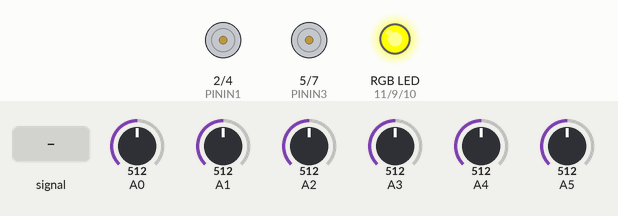
A sketch run on a simulated Arduino Uno, built with avr-gcc and run on an emulated ATmega328P. Parts: motor-driver pin pairs drawn as motors (green arrow = first pin HIGH = forward, orange = second pin HIGH = backward, longer = more drive, scaled by the enable pin), an RGB LED mixed from three pins (HIGH = lit). Dashed ring = blinking. The test bench sets the inputs (shaded band); at power-on: A1 = 512, A2 = 512, A0 = 512, A3 = 512, A4 = 512, A5 = 512.

Above: at 4.2 s.
4.3 s: A0 fed a 200 Hz sine of ±81 counts around its level
At 5.3 s:
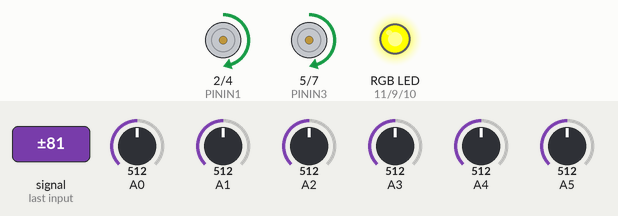
5.8 s: A1 set to 482
At 6.2 s:
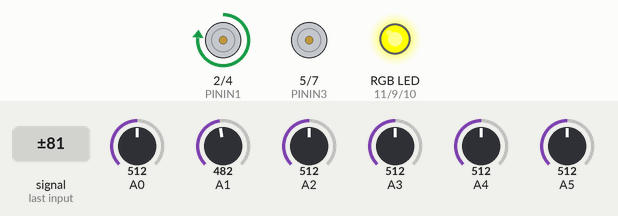
7.3 s: A2 set to 306
At 8.4 s:
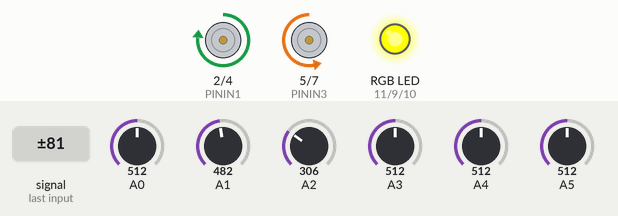
10.3 s: A0 set to 716
At 10.8 s:
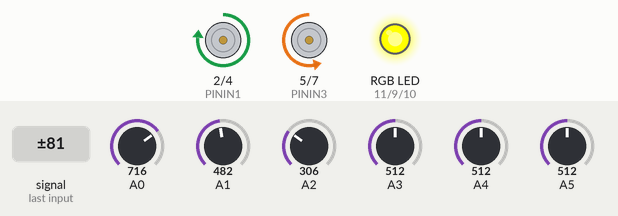
11.8 s: A3 set to 483
At 13.0 s:
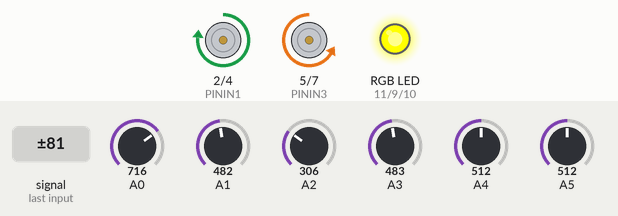
13.3 s: A4 set to 306
At 23.8 s:
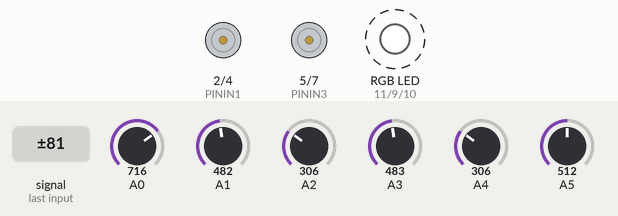
Timing chart, 0 to 24.9 s (numbered marks = the images above; inputs shaded):
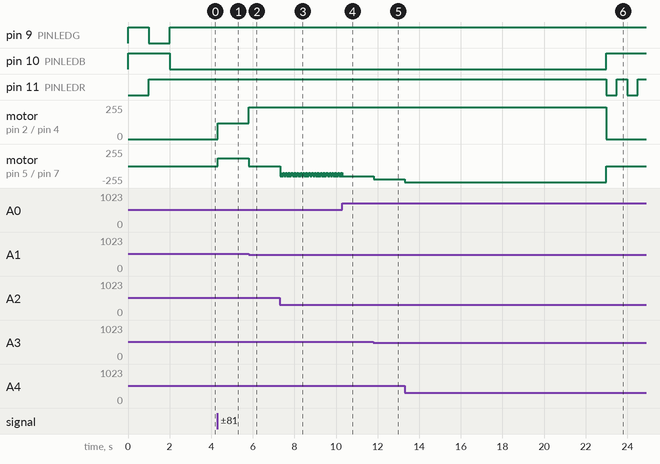

Measured:
- the behaviour switches between 501 and 500 on A1 (found by bisection; images 1 and 2)
- the behaviour switches between 501 and 500 on A3 (found by bisection; images 4 and 5)
- after the input at 4.3 s, motor on pin 2 (PININ1) / pin 4 (PININ2), motor on pin 5 (PININ3) / pin 7 (PININ4): stopped → forward 120/255 at once
- after the input at 5.8 s, motor on pin 2 (PININ1) / pin 4 (PININ2): forward 120/255 → forward 240/255 at once; motor on pin 5 (PININ3) / pin 7 (PININ4): forward 120/255 → stopped at once
- after the input at 7.3 s, motor on pin 5 (PININ3) / pin 7 (PININ4): stopped → backward 150/255 at once, then repeats every 0.24 s: backward 100/255 0.03 s, backward 150/255 0.05 s, backward 100/255 0.02 s, backward 150/255 0.02 s, backward 100/255 0.03 s, backward 150/255 0.08 s
- after the input at 10.3 s, motor on pin 5 (PININ3) / pin 7 (PININ4): goes on until 10.3 s, then stays backward 150/255
- after the input at 11.8 s, motor on pin 5 (PININ3) / pin 7 (PININ4): backward 150/255 → backward 200/255 at once
- after the input at 13.3 s, motor on pin 5 (PININ3) / pin 7 (PININ4): backward 200/255 → backward 240/255 at once, → stopped 9.7 s later

The sketch:

roboseguidor.ino
```cpp
// Portas driver motor
#define PININ1 2
#define PININ2 4
#define PININ3 5
#define PININ4 7
#define PINENA 3
#define PINENB 6

// Portas led rgb
#define PINLEDR 11
#define PINLEDG 9
#define PINLEDB 10

// Portas sensor QTR
#define SENSOR1 A0
#define SENSOR2 A1
#define SENSOR3 A2
#define SENSOR4 A3
#define SENSOR5 A4
#define SENSOR6 A5

// Valores de ajustes para o seguidor de linha MIF
#define TRESHOLD 500                       // Valor de referencia para cor da linha branca
#define SPEED0 240                          // Valor de 0 a 255 para velocidade com a seguinte leitura do sensor (0 0 1 1 0 0)
#define SPEED1 200                          // Valor de 0 a 255 para velocidade com a seguinte leitura do sensor (0 0 1 1 1 0)
#define SPEED2 180                          // Valor de 0 a 255 para velocidade com a seguinte leitura do sensor (0 0 0 1 0 0)
#define SPEED3 150                          // Valor de 0 a 255 para velocidade com a seguinte leitura do sensor (0 0 0 1 1 0)
#define SPEED4 100                          // Valor de 0 a 255 para velocidade com a seguinte leitura do sensor (0 0 0 1 1 1)
#define SPEED5 0                            // Valor de 0 a 255 para velocidade com a seguinte leitura do sensor (0 0 0 0 1 0)
#define SPEED6 0                            // Valor de 0 a 255 para velocidade com a seguinte leitura do sensor (0 0 0 0 1 1)
#define SPEED7 120                          // Valor de 0 a 255 para velocidade com a seguinte leitura do sensor (0 0 0 0 0 1)
#define RUNTIME 20000                      // Valor para executar o percurso
void setup() {
  Serial.begin(9600);
  rgbControl(255, 0, 0, 1000);
  rgbControl(0, 255, 0, 1000);
  rgbControl(0, 0, 255, 1000);
}
void loop() {
  followLineMEF();
  //readSensors();
 //motorOption('6',255,255);
}
void motorControl(int speedLeft, int speedRight) {
  // Função para controle do driver de motor
  // Definições das portas digitais
  pinMode(PININ1, OUTPUT);
  pinMode(PININ2, OUTPUT);
  pinMode(PININ3, OUTPUT);
  pinMode(PININ4, OUTPUT);
  pinMode(PINENA, OUTPUT);
  pinMode(PINENB, OUTPUT);
  // Ajustes motor da esquerda
  if (speedLeft < 0) {
    speedLeft = -speedLeft;
    digitalWrite (PININ3, HIGH);
    digitalWrite (PININ4, LOW);
  } else {
    digitalWrite (PININ3, LOW);
    digitalWrite (PININ4, HIGH);
  }
  // Ajustes motor da direita
  if (speedRight < 0) {
    speedRight = -speedRight;
    digitalWrite (PININ1, LOW);
    digitalWrite (PININ2, HIGH);
  } else {
    digitalWrite (PININ1, HIGH);
    digitalWrite (PININ2, LOW);
  }
  analogWrite (PINENA, speedLeft);
  analogWrite (PINENB, speedRight);
}
void motorOption(char option, int speedLeft, int speedRight) {
  // Função para controle de motor com pre definições
  switch (option) {
    case '6': // Esquerda
      motorControl(-speedLeft, speedRight);
      break;
    case '4': // Direita
      motorControl(speedLeft, -speedRight);
      break;
    case '2': // Trás
      motorControl(-speedLeft, -speedRight);
      break;
    case '8': // Frente
      motorControl(speedLeft, speedRight);
      break;
    case '0': // Parar
      motorControl(0, 0);
      break;
  }
  //aqui esta o pid
  //PID;
}
bool motorStop(long runtime, long currentTime) {
  // Função de parada do robô
  if (millis() >= (runtime + currentTime)) {
    motorOption('0', 0, 0);
    int cont = 0;
    while (true) {
      rgbControl(255, 0, 0, 500);
      rgbControl(0, 0, 0, 500);
      cont++;
    }
    return false;
  }
  return true;
}
void rgbControl(int red, int green, int blue, long rumtime) {
  // Função para controle do led rgb
  pinMode(PINLEDR, OUTPUT);
  pinMode(PINLEDG, OUTPUT);
  pinMode(PINLEDB, OUTPUT);
  digitalWrite(PINLEDR, HIGH);
  digitalWrite(PINLEDG, HIGH);
  digitalWrite(PINLEDB, HIGH);
  analogWrite(PINLEDR, 255 - red);
  analogWrite(PINLEDG, 255 - green);
  analogWrite(PINLEDB, 255 - blue);
  delay(rumtime);
}
void readSensors(void) {
  // Função para leitura dos sensores
  Serial.print(analogRead(A0));
  Serial.print(' ');
  Serial.print(analogRead(A1));
  Serial.print(' ');
  Serial.print(analogRead(A2));
  Serial.print(' ');
  Serial.print(analogRead(A3));
  Serial.print(' ');
  Serial.print(analogRead(A4));
  Serial.print(' ');
  Serial.println(analogRead(A5));
  Serial.print(' ');
 }
 //int PID left;
 void followLineMEF(void) {
 // Função para controle do seguidor de linha em modo de maquina de estado finita
    bool flag = true;
    long currentTime = millis();

    while (flag) {
    flag = motorStop(RUNTIME, currentTime);

// leitura do sensor (1 1 1 1 1 1)
 if (analogRead(A0) <= TRESHOLD && analogRead(A1) <= TRESHOLD && analogRead(A2) <= TRESHOLD && analogRead(A3) <= TRESHOLD && analogRead(A4) <= TRESHOLD && analogRead(A5) <= TRESHOLD) { motorOption('8', SPEED0, SPEED0);

// leitura do sensor (0 1 1 1 1 0)
 } else if ( analogRead(A0) >= TRESHOLD && analogRead(A1) <= TRESHOLD && analogRead(A2) <= TRESHOLD && analogRead(A3) <= TRESHOLD && analogRead(A4) <= TRESHOLD && analogRead(A5) >= TRESHOLD) { motorOption('8', SPEED0, SPEED0);

 // leitura do sensor (0 0 1 1 0 0)
} else if ( analogRead(A0) >= TRESHOLD && analogRead(A1) >= TRESHOLD && analogRead(A2) <= TRESHOLD && analogRead(A3) <= TRESHOLD && analogRead(A4) >= TRESHOLD && analogRead(A5) >= TRESHOLD) { motorOption('8', SPEED0, SPEED0);

 // leitura do sensor (0 1 1 1 0 0)
 } else if (analogRead(A0) >= TRESHOLD && analogRead(A1) <= TRESHOLD && analogRead(A2) <= TRESHOLD && analogRead(A3) <= TRESHOLD && analogRead(A4) >= TRESHOLD && analogRead(A5) >= TRESHOLD) { motorOption('8', SPEED0, SPEED1);

 // leitura do sensor (0 0 1 1 1 0)
 } else if (analogRead(A0) >= TRESHOLD && analogRead(A1) >= TRESHOLD && analogRead(A2) <= TRESHOLD && analogRead(A3) <= TRESHOLD && analogRead(A4) <= TRESHOLD && analogRead(A5) >= TRESHOLD ) { motorOption('8', SPEED1, SPEED0);

 // leitura do sensor (0 0 1 0 0 0)
 } else if (analogRead(A0) >= TRESHOLD && analogRead(A1) >= TRESHOLD && analogRead(A2) <= TRESHOLD && analogRead(A3) >= TRESHOLD && analogRead(A4) >= TRESHOLD && analogRead(A5) >= TRESHOLD) { motorOption('8', SPEED0, SPEED2);

 // leitura do sensor (0 0 0 1 0 0)
 } else if (analogRead(A0) >= TRESHOLD && analogRead(A1) >= TRESHOLD && analogRead(A2) >= TRESHOLD && analogRead(A3) <= TRESHOLD && analogRead(A4) >= TRESHOLD && analogRead(A5) >= TRESHOLD ) { motorOption('8', SPEED2, SPEED0);

 // leitura do sensor (0 1 1 0 0 0)
 } else if (analogRead(A0) >= TRESHOLD && analogRead(A1) <= TRESHOLD && analogRead(A2) <= TRESHOLD && analogRead(A3) >= TRESHOLD && analogRead(A4) >= TRESHOLD && analogRead(A5) >= TRESHOLD) { motorOption('8', SPEED0, SPEED3);

 // leitura do sensor (0 0 0 1 1 0)
 } else if (analogRead(A0) >= TRESHOLD && analogRead(A1) >= TRESHOLD && analogRead(A2) >= TRESHOLD && analogRead(A3) <= TRESHOLD && analogRead(A4) <= TRESHOLD && analogRead(A5) >= TRESHOLD) { motorOption('8', SPEED3, SPEED0);

 // leitura do sensor (1 1 1 0 0 0)
 } else if (analogRead(A0) <= TRESHOLD && analogRead(A1) <= TRESHOLD && analogRead(A2) <= TRESHOLD && analogRead(A3) >= TRESHOLD && analogRead(A4) >= TRESHOLD && analogRead(A5) >= TRESHOLD) { motorOption('8', SPEED0, SPEED4);

 // leitura do sensor (0 0 0 1 1 1)
 } else if (analogRead(A0) >= TRESHOLD && analogRead(A1) >= TRESHOLD && analogRead(A2) >= TRESHOLD && analogRead(A3) <= TRESHOLD && analogRead(A4) <= TRESHOLD && analogRead(A5) <= TRESHOLD) { motorOption('8', SPEED4, SPEED0);

 // leitura do sensor (0 1 0 0 0 0)
 } else if (analogRead(A0) >= TRESHOLD && analogRead(A1) <= TRESHOLD && analogRead(A2) >= TRESHOLD && analogRead(A3) >= TRESHOLD && analogRead(A4) >= TRESHOLD && analogRead(A5) >= TRESHOLD) { motorOption('8', SPEED0, SPEED5);

 // leitura do sensor (0 0 0 0 1 0)
 } else if (analogRead(A0) >= TRESHOLD && analogRead(A1) >= TRESHOLD && analogRead(A2) >= TRESHOLD && analogRead(A3) >= TRESHOLD && analogRead(A4) <= TRESHOLD && analogRead(A5) >= TRESHOLD) { motorOption('8', SPEED5, SPEED0);

 // leitura do sensor (1 1 0 0 0 0)
 } else if (analogRead(A0) <= TRESHOLD && analogRead(A1) <= TRESHOLD && analogRead(A2) >= TRESHOLD && analogRead(A3) >= TRESHOLD && analogRead(A4) >= TRESHOLD && analogRead(A5) >= TRESHOLD) { motorOption('8', SPEED0, SPEED6);

 // leitura do sensor (0 0 0 0 1 1)
 } else if (analogRead(A0) >= TRESHOLD && analogRead(A1) >= TRESHOLD && analogRead(A2) >= TRESHOLD && analogRead(A3) >= TRESHOLD && analogRead(A4) <= TRESHOLD && analogRead(A5) <= TRESHOLD) { motorOption('8', SPEED6, SPEED0);

 // leitura do sensor (1 0 0 0 0 0)
 } else if (analogRead(A0) <= TRESHOLD && analogRead(A1) >= TRESHOLD && analogRead(A2) >= TRESHOLD && analogRead(A3) >= TRESHOLD && analogRead(A4) >= TRESHOLD && analogRead(A5) >= TRESHOLD) { motorOption('6', SPEED7, SPEED7);

 // leitura do sensor (0 0 0 0 0 1)
 } else if (analogRead(A0) >= TRESHOLD && analogRead(A1) >= TRESHOLD && analogRead(A2) >= TRESHOLD && analogRead(A3) >= TRESHOLD && analogRead(A4) >= TRESHOLD && analogRead(A5) <= TRESHOLD) { motorOption('4', SPEED7, SPEED7);
   }
 }
 motorOption('0', 0, 0);
}
```
